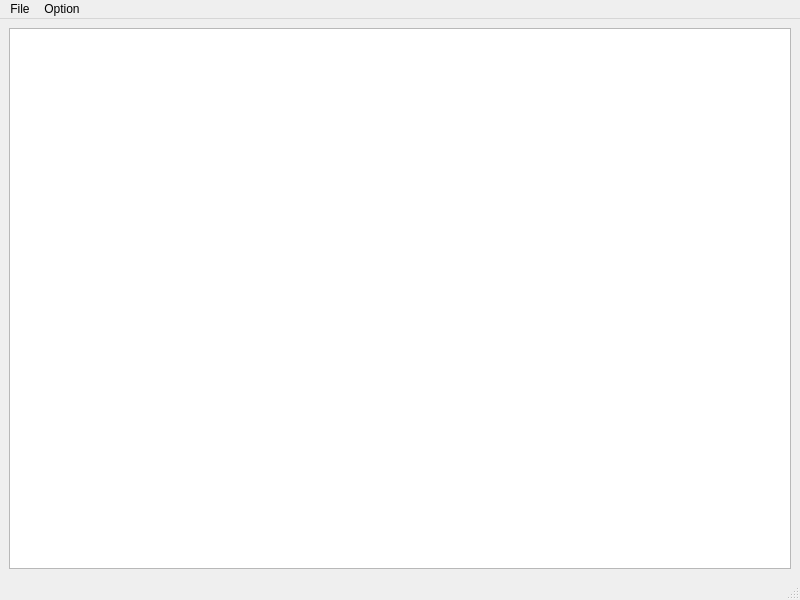
<?xml version="1.0" encoding="UTF-8"?>
<ui version="4.0">
 <class>MainWindow</class>
 <widget class="QMainWindow" name="MainWindow">
  <property name="geometry">
   <rect>
    <x>0</x>
    <y>0</y>
    <width>800</width>
    <height>600</height>
   </rect>
  </property>
  <property name="windowTitle">
   <string>MainWindow</string>
  </property>
  <widget class="QWidget" name="centralwidget">
   <layout class="QGridLayout" name="gridLayout">
    <item row="0" column="0">
     <widget class="QPlainTextEdit" name="plainTextEdit">
      <property name="lineWrapMode">
       <enum>QPlainTextEdit::NoWrap</enum>
      </property>
     </widget>
    </item>
   </layout>
  </widget>
  <widget class="QMenuBar" name="menubar">
   <property name="geometry">
    <rect>
     <x>0</x>
     <y>0</y>
     <width>800</width>
     <height>21</height>
    </rect>
   </property>
   <widget class="QMenu" name="menuFile">
    <property name="title">
     <string>File</string>
    </property>
    <addaction name="actionOpen"/>
    <addaction name="actionSave"/>
    <addaction name="actionClose"/>
   </widget>
   <widget class="QMenu" name="menuOption">
    <property name="title">
     <string>Option</string>
    </property>
    <widget class="QMenu" name="menuFont_Size">
     <property name="title">
      <string>Font Size</string>
     </property>
     <addaction name="action12pt"/>
     <addaction name="action18pt"/>
     <addaction name="action24pt"/>
    </widget>
    <addaction name="menuFont_Size"/>
   </widget>
   <addaction name="menuFile"/>
   <addaction name="menuOption"/>
  </widget>
  <widget class="QStatusBar" name="statusbar"/>
  <action name="actionOpen">
   <property name="text">
    <string>Open</string>
   </property>
  </action>
  <action name="actionSave">
   <property name="text">
    <string>Save</string>
   </property>
  </action>
  <action name="actionClose">
   <property name="text">
    <string>Close</string>
   </property>
  </action>
  <action name="action12pt">
   <property name="text">
    <string>12pt</string>
   </property>
   <property name="font">
    <font>
     <family>Arial</family>
    </font>
   </property>
  </action>
  <action name="action18pt">
   <property name="text">
    <string>18pt</string>
   </property>
  </action>
  <action name="action24pt">
   <property name="text">
    <string>24pt</string>
   </property>
  </action>
 </widget>
 <resources/>
 <connections/>
</ui>
